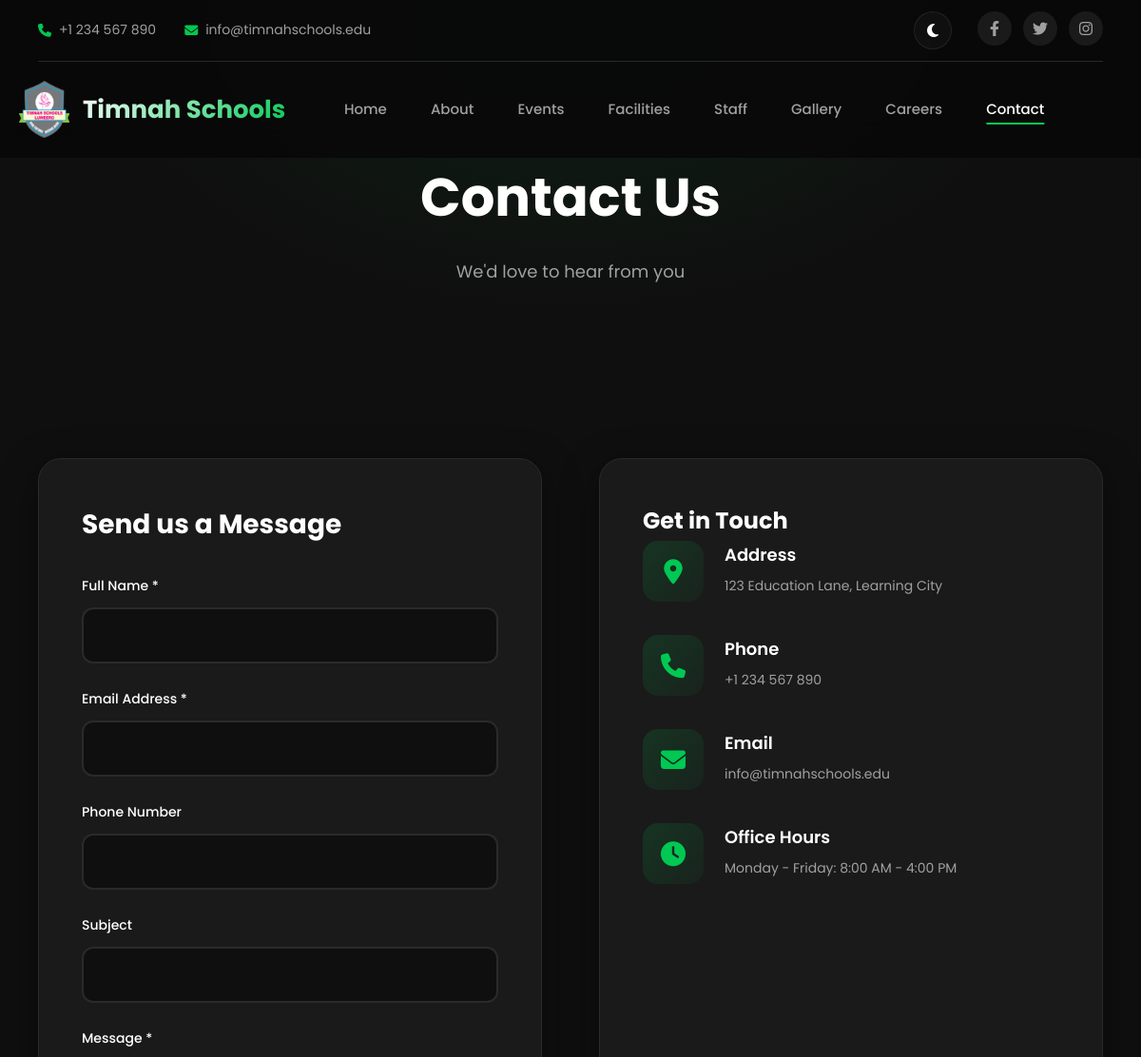
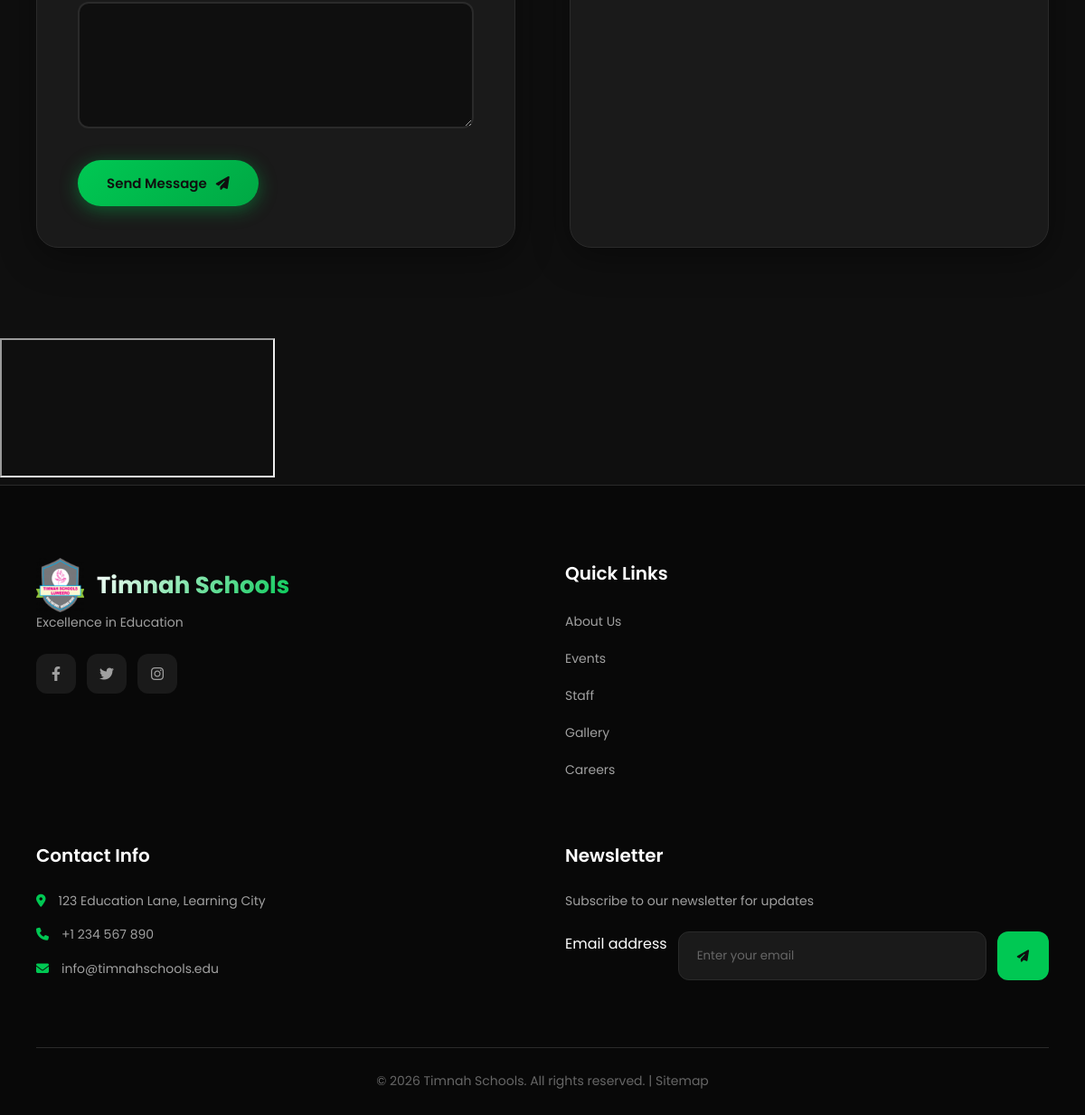
The app's page /contact.php, older data (2 pictures, top to bottom).
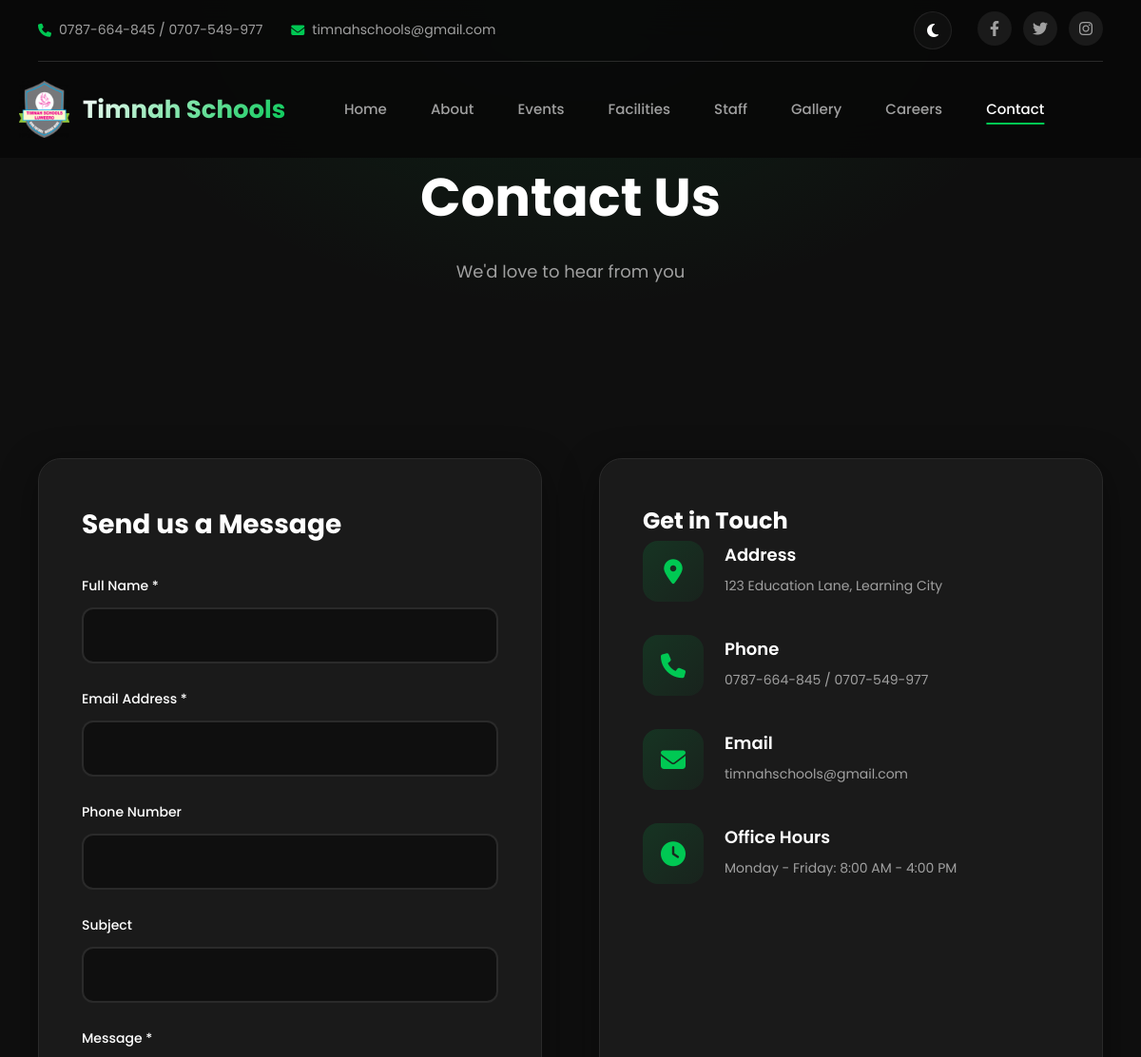
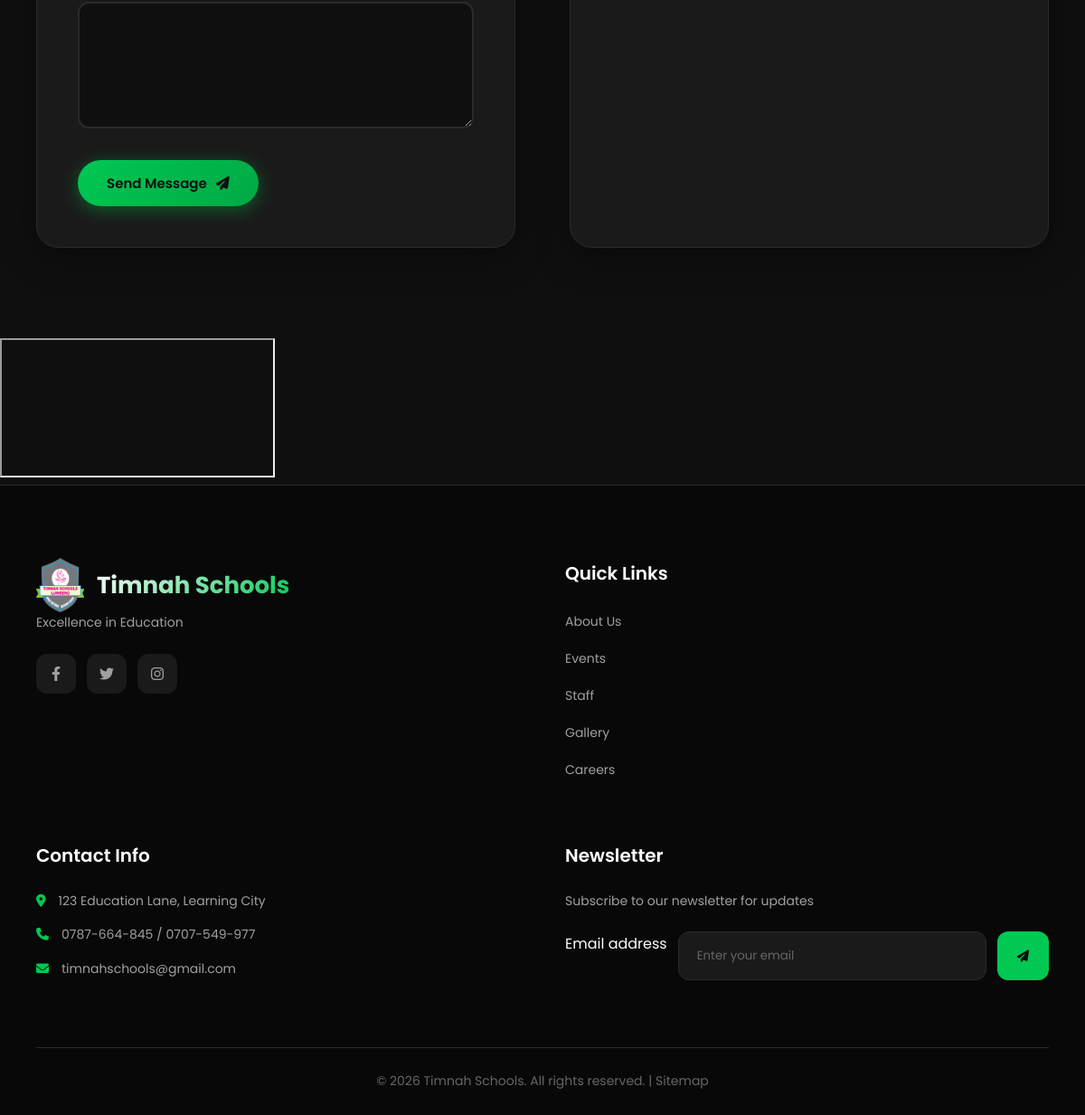
The same page, newer data (2 pictures, top to bottom).
### tables this page shows
CREATE TABLE `settings` (
  `id` int(11) NOT NULL AUTO_INCREMENT,
  `setting_key` varchar(50) NOT NULL,
  `setting_value` text DEFAULT NULL,
  `updated_at` timestamp NOT NULL DEFAULT current_timestamp() ON UPDATE current_timestamp(),
  PRIMARY KEY (`id`),
  UNIQUE KEY `setting_key` (`setting_key`)
);

### config.php (called while the page is built, shortened)
<?php
$conn = null;
function getDB() {
    global $conn;
    if ($conn === null) {
        try {
            $conn = new mysqli(DB_HOST, DB_USER, DB_PASS, DB_NAME);
            $conn->set_charset("utf8mb4");
        } catch (Exception $e) {
            die("Database connection failed: " . $e->getMessage());
        }
    }
    return $conn;
}
function query($sql, $params = []) {
    $stmt = getDB()->prepare($sql);
    if (!empty($params)) {
        $types = '';
        $values = [];
        foreach ($params as $param) {
            if (is_int($param)) $types .= 'i';
            elseif (is_double($param)) $types .= 'd';
            else $types .= 's';
            $values[] = $param;
        }
        $stmt->bind_param($types, ...$values);
    }
    $stmt->execute();
    return $stmt;
}
function fetchOne($sql, $params = []) {
    $stmt = query($sql, $params);
    return $stmt->get_result()->fetch_assoc();
}
function getSetting($key, $default = '') {
    $result = fetchOne("SELECT setting_value FROM settings WHERE setting_key = ?", [$key]);
    return $result ? $result['setting_value'] : $default;
}

### contact.php (the view, shortened to what the changed rows need)
<?php
require_once 'config.php';
include 'includes/header.php';
?>
<section class="page-header">
    <div class="container">
        <h1>Contact Us</h1>
    </div>
</section>
<section class="form-section">
    <div class="container">
        <div class="contact-grid">
            <div class="contact-form">
                <div class="form-container">
                    <h2>Send us a Message</h2>
                </div>
            </div>
            <div class="contact-info-box">
                <h2>Get in Touch</h2>
                <div class="contact-item">
                    <div class="contact-details">
                        <h4>Phone</h4>
                        <p><?php echo getSetting('site_phone', '+1 234 567 890'); ?></p>
                    </div>
                </div>
                <div class="contact-item">
                    <div class="contact-details">
                        <h4>Email</h4>
                        <p><?php echo getSetting('site_email', 'info@timnahschools.edu'); ?></p>
                    </div>
                </div>
            </div>
        </div>
    </div>
</section>
<?php include 'includes/footer.php'; ?>

### includes/header.php (shortened to what the changed rows need)
<!DOCTYPE html>
<html lang="en">
<head>
    <link rel="stylesheet" href="https://cdnjs.cloudflare.com/ajax/libs/font-awesome/6.4.0/css/all.min.css" media="print" onload="this.media='all'">
    <link rel="stylesheet" href="<?php echo ASSETS_URL; ?>/css/style.css?v=<?php echo time(); ?>">
</head>
<body>
    <header class="main-header">
        <div class="container">
            <div class="header-top">
                <div class="contact-info">
                    <span itemscope itemtype="https://schema.org/Organization">
                        <i class="fas fa-phone"></i>
                        <span itemprop="telephone"><?php echo getSetting('site_phone', '+1 234 567 890'); ?></span>
                    </span>
                    <span itemscope itemtype="https://schema.org/Organization">
                        <i class="fas fa-envelope"></i>
                        <span itemprop="email"><?php echo getSetting('site_email', 'info@timnahschools.edu'); ?></span>
                    </span>
                </div>
            </div>
        </div>
    </header>
    <main itemscope itemtype="https://schema.org/School">

### includes/footer.php (shortened to what the changed rows need)
</main>
    <footer class="main-footer" itemscope itemtype="https://schema.org/School">
        <div class="container">
            <div class="footer-grid">
                <div class="footer-section" itemscope itemtype="https://schema.org/PostalAddress">
                    <ul class="contact-list" itemprop="address">
                        <li itemscope itemtype="https://schema.org/Organization">
                            <i class="fas fa-phone"></i>
                            <span itemprop="telephone"><?php echo getSetting('site_phone', '+1 234 567 890'); ?></span>
                        </li>
                        <li itemscope itemtype="https://schema.org/Organization">
                            <i class="fas fa-envelope"></i>
                            <span itemprop="email"><?php echo getSetting('site_email', 'info@timnahschools.edu'); ?></span>
                        </li>
                    </ul>
                </div>
            </div>
        </div>
    </footer>
</body>
</html>

Row changes from the older to the newer data that the page shows:
changed settings (number 1 of 5 on the later page): setting_value "+1 234 567 890" → "0787-664-845 / 0707-549-977"
changed settings: setting_value "info@timnahschools.edu" → "timnahschools@gmail.com"
